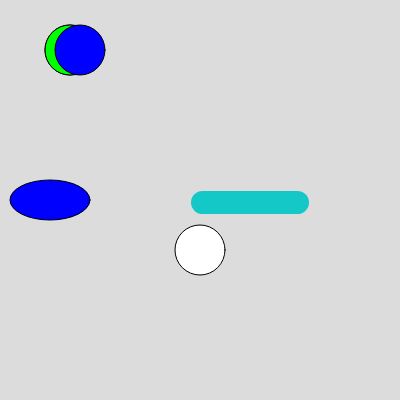
Frame 1 (no input)
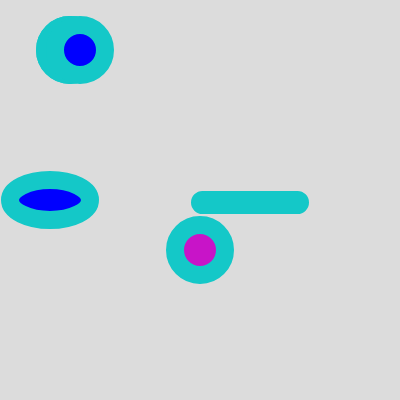
Frame 60 (no input)
Frame 120 (the mouse pressed at the canvas centre since frame 60): identical to frame 60, image omitted

The p5.js sketch that drew these frames (run headless with seeded random() and noise() and a simulated clock; from frame 60 on, the mouse is pressed at the canvas centre):

// p5.js sketch
// ── sketch.js
function setup() {
  createCanvas(400, 400);
  background(0,0,225);
}

function draw() {
  background(220);
  circle(200, 250, 50);
  fill(255,0,0);
  circle(70,50,50);
  fill(0,255,0);
  circle(70,50,50);
  fill(0,0,255);
  circle(80,50,50);
    ellipse(50,200,80,40);


    stroke(20,200,200);
  strokeWeight(18);
  fill(200,20,200)

  rect(200,200,100,5,50);
}
